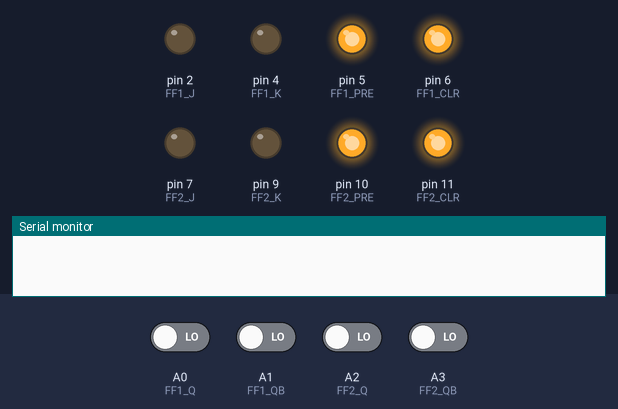
Bench run of a sketch on a simulated Arduino Nano, built with avr-gcc and run on an emulated ATmega328P. On the bench: output pins drawn as LEDs (lit = HIGH), the last lines printed to the serial monitor. Inputs (shaded band) come from the test bench; at power-on: A0 (FF1_Q), A1 (FF1_QB), A2 (FF2_Q), A3 (FF2_QB) LOW. Pins used as bus, display or sensor lines are not drawn.

Above: at 0.1 s.
At 1.5 s:
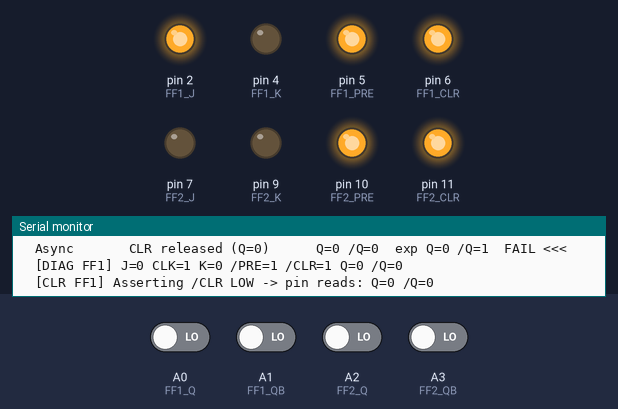
At 2.7 s:
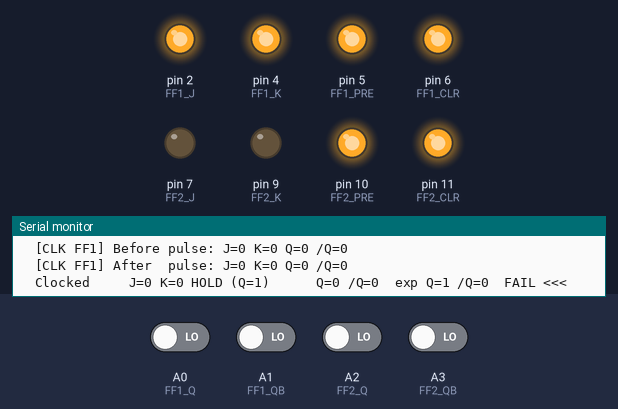
At 3.6 s:
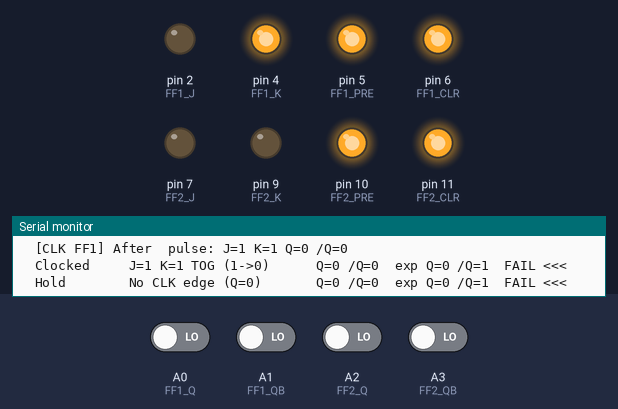
At 5.3 s:
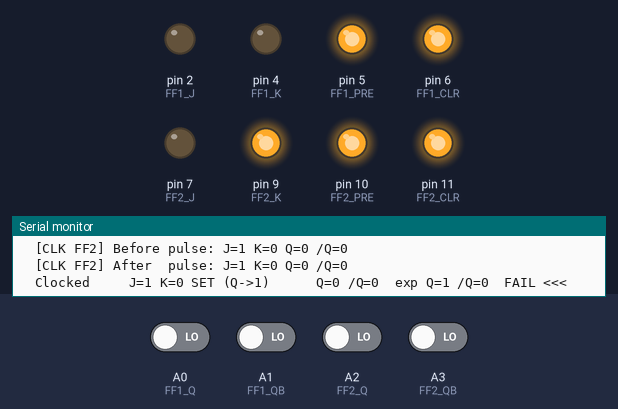
At 6.3 s:
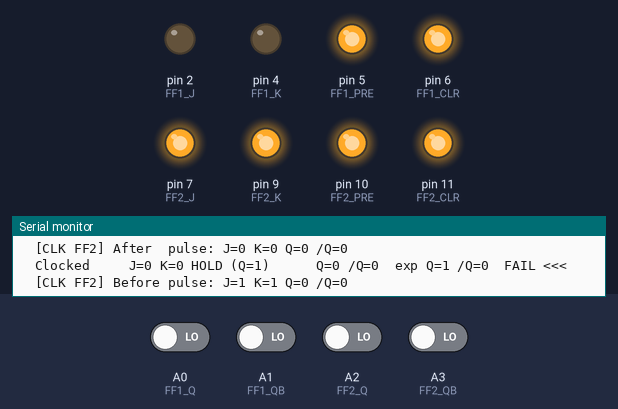
Timing chart, 0 to 8.9 s (numbered marks = the images above):
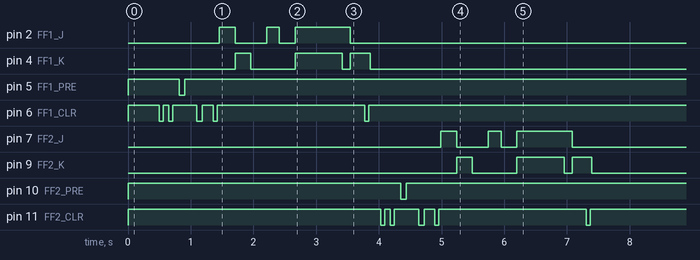

The sketch:

74LS112N_tester.ino
```cpp
// ============================================================
//  74LS112N Dual JK Negative Edge-Triggered Flip-Flop Tester
//  Arduino Nano
//
//  16-pin DIP package.
//  Wiring: Arduino pin (signal name) [chip pin]
//
//  Flip-Flop 1:
//   D2  (1J)    [1]   J input
//   D3  (1CLK)  [2]   Clock (triggers on FALLING edge)
//   D4  (1K)    [3]   K input
//   D5  (1PRE)  [4]   Active LOW preset  (hold HIGH when inactive)
//   D6  (1CLR)  [15]  Active LOW clear   (hold HIGH when inactive)
//   A0  (1Q)    [5]   Output Q
//   A1  (1QB)   [6]   Output /Q
//
//  Flip-Flop 2:
//   D7  (2J)    [14]  J input
//   D8  (2CLK)  [13]  Clock (triggers on FALLING edge)
//   D9  (2K)    [12]  K input
//   D10 (2PRE)  [11]  Active LOW preset  (hold HIGH when inactive)
//   D11 (2CLR)  [10]  Active LOW clear   (hold HIGH when inactive)
//   A2  (2Q)    [9]   Output Q
//   A3  (2QB)   [7]   Output /Q
//
//   VCC [16] -> 5V
//   GND [8]  -> GND
//
//  NOTE: Clock triggers on the FALLING edge (HIGH->LOW transition).
//        /PRE and /CLR are active LOW — always held HIGH when inactive.
//        Q and /Q are always complementary on a working chip.
// ============================================================

// --- Flip-Flop 1 pins ---
const int FF1_J   = 2;
const int FF1_CLK = 3;
const int FF1_K   = 4;
const int FF1_PRE = 5;
const int FF1_CLR = 6;
const int FF1_Q   = A0;
const int FF1_QB  = A1;

// --- Flip-Flop 2 pins ---
const int FF2_J   = 7;
const int FF2_CLK = 8;
const int FF2_K   = 9;
const int FF2_PRE = 10;
const int FF2_CLR = 11;
const int FF2_Q   = A2;
const int FF2_QB  = A3;

bool ffPass[2];

// ---------------------------------------------------------------
// Diagnostic: print the raw state of all pins for one FF
// ---------------------------------------------------------------
void printPinStates(int ffNum,
                    int pinJ, int pinCLK, int pinK,
                    int pinPRE, int pinCLR,
                    int pinQ, int pinQB) {
  Serial.print(F("  [DIAG FF"));
  Serial.print(ffNum);
  Serial.print(F("] J="));    Serial.print(digitalRead(pinJ));
  Serial.print(F(" CLK="));   Serial.print(digitalRead(pinCLK));
  Serial.print(F(" K="));     Serial.print(digitalRead(pinK));
  Serial.print(F(" /PRE="));  Serial.print(digitalRead(pinPRE));
  Serial.print(F(" /CLR="));  Serial.print(digitalRead(pinCLR));
  Serial.print(F(" Q="));     Serial.print(digitalRead(pinQ));
  Serial.print(F(" /Q="));    Serial.println(digitalRead(pinQB));
}

// ---------------------------------------------------------------
// Pulse clock LOW (falling edge).
// Chip captures J/K on HIGH->LOW transition.
// Prints pin states before and after for diagnostics.
// ---------------------------------------------------------------
void pulseClock(int ffNum,
                int clkPin,
                int pinJ, int pinK,
                int pinPRE, int pinCLR,
                int pinQ, int pinQB) {
  Serial.print(F("  [CLK FF"));
  Serial.print(ffNum);
  Serial.print(F("] Before pulse: J="));
  Serial.print(digitalRead(pinJ));
  Serial.print(F(" K="));
  Serial.print(digitalRead(pinK));
  Serial.print(F(" Q="));
  Serial.print(digitalRead(pinQ));
  Serial.print(F(" /Q="));
  Serial.println(digitalRead(pinQB));

  digitalWrite(clkPin, HIGH);
  delay(50);
  digitalWrite(clkPin, LOW);    // falling edge — J/K captured here
  delay(50);
  digitalWrite(clkPin, HIGH);   // return HIGH ready for next pulse
  delay(50);

  Serial.print(F("  [CLK FF"));
  Serial.print(ffNum);
  Serial.print(F("] After  pulse: J="));
  Serial.print(digitalRead(pinJ));
  Serial.print(F(" K="));
  Serial.print(digitalRead(pinK));
  Serial.print(F(" Q="));
  Serial.print(digitalRead(pinQ));
  Serial.print(F(" /Q="));
  Serial.println(digitalRead(pinQB));
}

// ---------------------------------------------------------------
// Assert /PRE LOW -> Q=1
// ---------------------------------------------------------------
void assertPreset(int ffNum, int prePin, int qPin, int qbPin) {
  Serial.print(F("  [PRE FF"));
  Serial.print(ffNum);
  Serial.print(F("] Asserting /PRE LOW -> pin reads: "));
  digitalWrite(prePin, LOW);
  delay(10);
  Serial.print(F("Q="));
  Serial.print(digitalRead(qPin));
  Serial.print(F(" /Q="));
  Serial.println(digitalRead(qbPin));
  delay(50);
}

void releasePreset(int prePin) {
  digitalWrite(prePin, HIGH);
  delay(30);
}

// ---------------------------------------------------------------
// Assert /CLR LOW -> Q=0
// ---------------------------------------------------------------
void assertClear(int ffNum, int clrPin, int qPin, int qbPin) {
  Serial.print(F("  [CLR FF"));
  Serial.print(ffNum);
  Serial.print(F("] Asserting /CLR LOW -> pin reads: "));
  digitalWrite(clrPin, LOW);
  delay(10);
  Serial.print(F("Q="));
  Serial.print(digitalRead(qPin));
  Serial.print(F(" /Q="));
  Serial.println(digitalRead(qbPin));
  delay(50);
}

void releaseClear(int clrPin) {
  digitalWrite(clrPin, HIGH);
  delay(30);
}

// ---------------------------------------------------------------
// Put flip-flop into known Q=0 state
// ---------------------------------------------------------------
void resetFF(int ffNum,
             int prePin, int clrPin, int clkPin,
             int jPin, int kPin,
             int qPin, int qbPin) {
  releasePreset(prePin);
  assertClear(ffNum, clrPin, qPin, qbPin);
  releaseClear(clrPin);
  digitalWrite(clkPin, HIGH);
  digitalWrite(jPin,   LOW);
  digitalWrite(kPin,   LOW);
  delay(30);
}

// ---------------------------------------------------------------
// Check outputs, print result row, return pass/fail
// ---------------------------------------------------------------
bool checkOutputs(int qPin, int qbPin,
                  int expectedQ,
                  const char* phaseName,
                  const char* modeName) {
  delay(20);
  int actualQ  = digitalRead(qPin);
  int actualQB = digitalRead(qbPin);
  int expectedQB = !expectedQ;

  bool qOk  = (actualQ  == expectedQ);
  bool qbOk = (actualQB == expectedQB);
  bool ok   = qOk && qbOk;

  Serial.print(F("  "));
  int plen = strlen(phaseName);
  Serial.print(phaseName);
  for (int i = plen; i < 10; i++) Serial.print(' ');
  Serial.print(F("  "));
  int mlen = strlen(modeName);
  Serial.print(modeName);
  for (int i = mlen; i < 22; i++) Serial.print(' ');
  Serial.print(F("  Q="));
  Serial.print(actualQ);
  Serial.print(F(" /Q="));
  Serial.print(actualQB);
  Serial.print(F("  exp Q="));
  Serial.print(expectedQ);
  Serial.print(F(" /Q="));
  Serial.print(expectedQB);
  Serial.print(F("  "));
  Serial.println(ok ? F("PASS") : F("FAIL <<<"));

  return ok;
}

// ---------------------------------------------------------------
// Test one JK flip-flop
// ---------------------------------------------------------------
bool testFF(int ffNum,
            int pinJ,   int pinCLK, int pinK,
            int pinPRE, int pinCLR,
            int pinQ,   int pinQB) {

  Serial.print(F("\n--- Flip-Flop "));
  Serial.print(ffNum);
  Serial.println(F(" ---"));
  Serial.println(F("  Phase       Mode                    Q /Q  exp Q /Q  result"));
  Serial.println(F("  ---------------------------------------------------------------"));

  bool allOk = true;

  // Known starting state
  resetFF(ffNum, pinPRE, pinCLR, pinCLK, pinJ, pinK, pinQ, pinQB);
  printPinStates(ffNum, pinJ, pinCLK, pinK, pinPRE, pinCLR, pinQ, pinQB);

  // ---- Phase 1: Async Preset ----
  assertClear(ffNum, pinCLR, pinQ, pinQB);   // ensure Q=0 first
  releaseClear(pinCLR);
  allOk &= checkOutputs(pinQ, pinQB, 0, "Async", "Before preset (Q=0)");
  assertPreset(ffNum, pinPRE, pinQ, pinQB);
  allOk &= checkOutputs(pinQ, pinQB, 1, "Async", "PRE asserted (Q->1)");
  releasePreset(pinPRE);
  allOk &= checkOutputs(pinQ, pinQB, 1, "Async", "PRE released (Q=1) ");

  // ---- Phase 2: Async Clear ----
  allOk &= checkOutputs(pinQ, pinQB, 1, "Async", "Before clear (Q=1) ");
  assertClear(ffNum, pinCLR, pinQ, pinQB);
  allOk &= checkOutputs(pinQ, pinQB, 0, "Async", "CLR asserted (Q->0)");
  releaseClear(pinCLR);
  allOk &= checkOutputs(pinQ, pinQB, 0, "Async", "CLR released (Q=0) ");

  printPinStates(ffNum, pinJ, pinCLK, pinK, pinPRE, pinCLR, pinQ, pinQB);

  // ---- Phase 3: Clocked SET (J=1, K=0) ----
  assertClear(ffNum, pinCLR, pinQ, pinQB);
  releaseClear(pinCLR);
  digitalWrite(pinJ, HIGH);
  digitalWrite(pinK, LOW);
  delay(50);
  pulseClock(ffNum, pinCLK, pinJ, pinK, pinPRE, pinCLR, pinQ, pinQB);
  allOk &= checkOutputs(pinQ, pinQB, 1, "Clocked", "J=1 K=0 SET (Q->1)");

  // ---- Phase 4: Clocked RESET (J=0, K=1) ----
  digitalWrite(pinJ, LOW);
  digitalWrite(pinK, HIGH);
  delay(50);
  pulseClock(ffNum, pinCLK, pinJ, pinK, pinPRE, pinCLR, pinQ, pinQB);
  allOk &= checkOutputs(pinQ, pinQB, 0, "Clocked", "J=0 K=1 RST (Q->0)");

  // ---- Phase 5: Clocked HOLD ----
  digitalWrite(pinJ, LOW);
  digitalWrite(pinK, LOW);
  delay(50);
  pulseClock(ffNum, pinCLK, pinJ, pinK, pinPRE, pinCLR, pinQ, pinQB);
  allOk &= checkOutputs(pinQ, pinQB, 0, "Clocked", "J=0 K=0 HOLD (Q=0)");
  // Set to 1 then hold
  digitalWrite(pinJ, HIGH);
  digitalWrite(pinK, LOW);
  delay(50);
  pulseClock(ffNum, pinCLK, pinJ, pinK, pinPRE, pinCLR, pinQ, pinQB);
  digitalWrite(pinJ, LOW);
  digitalWrite(pinK, LOW);
  delay(50);
  pulseClock(ffNum, pinCLK, pinJ, pinK, pinPRE, pinCLR, pinQ, pinQB);
  allOk &= checkOutputs(pinQ, pinQB, 1, "Clocked", "J=0 K=0 HOLD (Q=1)");

  // ---- Phase 6: Toggle ----
  digitalWrite(pinJ, HIGH);
  digitalWrite(pinK, HIGH);
  delay(50);
  pulseClock(ffNum, pinCLK, pinJ, pinK, pinPRE, pinCLR, pinQ, pinQB);
  allOk &= checkOutputs(pinQ, pinQB, 0, "Clocked", "J=1 K=1 TOG (1->0)");
  pulseClock(ffNum, pinCLK, pinJ, pinK, pinPRE, pinCLR, pinQ, pinQB);
  allOk &= checkOutputs(pinQ, pinQB, 1, "Clocked", "J=1 K=1 TOG (0->1)");
  pulseClock(ffNum, pinCLK, pinJ, pinK, pinPRE, pinCLR, pinQ, pinQB);
  allOk &= checkOutputs(pinQ, pinQB, 0, "Clocked", "J=1 K=1 TOG (1->0)");

  // ---- Phase 7: Hold without clock edge ----
  digitalWrite(pinJ, HIGH);
  digitalWrite(pinK, LOW);
  delay(100);
  allOk &= checkOutputs(pinQ, pinQB, 0, "Hold", "No CLK edge (Q=0) ");
  digitalWrite(pinJ, LOW);
  digitalWrite(pinK, HIGH);
  delay(100);
  allOk &= checkOutputs(pinQ, pinQB, 0, "Hold", "No CLK edge (Q=0) ");

  printPinStates(ffNum, pinJ, pinCLK, pinK, pinPRE, pinCLR, pinQ, pinQB);

  resetFF(ffNum, pinPRE, pinCLR, pinCLK, pinJ, pinK, pinQ, pinQB);
  return allOk;
}

// ---------------------------------------------------------------
// setup
// ---------------------------------------------------------------
void setup() {
  Serial.begin(9600);
  while (!Serial) {}

  // FF1 — safe states before enabling outputs
  digitalWrite(FF1_PRE, HIGH);
  digitalWrite(FF1_CLR, HIGH);
  digitalWrite(FF1_CLK, HIGH);
  digitalWrite(FF1_J,   LOW);
  digitalWrite(FF1_K,   LOW);
  pinMode(FF1_PRE, OUTPUT);
  pinMode(FF1_CLR, OUTPUT);
  pinMode(FF1_CLK, OUTPUT);
  pinMode(FF1_J,   OUTPUT);
  pinMode(FF1_K,   OUTPUT);
  pinMode(FF1_Q,   INPUT);
  pinMode(FF1_QB,  INPUT);

  // FF2
  digitalWrite(FF2_PRE, HIGH);
  digitalWrite(FF2_CLR, HIGH);
  digitalWrite(FF2_CLK, HIGH);
  digitalWrite(FF2_J,   LOW);
  digitalWrite(FF2_K,   LOW);
  pinMode(FF2_PRE, OUTPUT);
  pinMode(FF2_CLR, OUTPUT);
  pinMode(FF2_CLK, OUTPUT);
  pinMode(FF2_J,   OUTPUT);
  pinMode(FF2_K,   OUTPUT);
  pinMode(FF2_Q,   INPUT);
  pinMode(FF2_QB,  INPUT);

  delay(200);

  Serial.println(F("\n========================================"));
  Serial.println(F("  74LS112N Dual JK Flip-Flop Tester"));
  Serial.println(F("  Triggers on FALLING clock edge"));
  Serial.println(F("========================================"));

  ffPass[0] = testFF(1,
                     FF1_J, FF1_CLK, FF1_K, FF1_PRE, FF1_CLR,
                     FF1_Q, FF1_QB);

  ffPass[1] = testFF(2,
                     FF2_J, FF2_CLK, FF2_K, FF2_PRE, FF2_CLR,
                     FF2_Q, FF2_QB);

  Serial.println(F("\n========== SUMMARY =========="));
  bool chipOk = true;
  for (int f = 0; f < 2; f++) {
    Serial.print(F("Flip-Flop "));
    Serial.print(f + 1);
    Serial.print(F(": "));
    if (ffPass[f]) {
      Serial.println(F("PASS"));
    } else {
      Serial.println(F("FAIL"));
      chipOk = false;
    }
  }
  Serial.println(F("-----------------------------"));
  Serial.println(chipOk ? F("Chip: GOOD") : F("Chip: FAULTY"));
  Serial.println(F("============================="));
  Serial.println(F("\nPress reset to test again."));
}

// ---------------------------------------------------------------
// loop
// ---------------------------------------------------------------
void loop() {}
```
